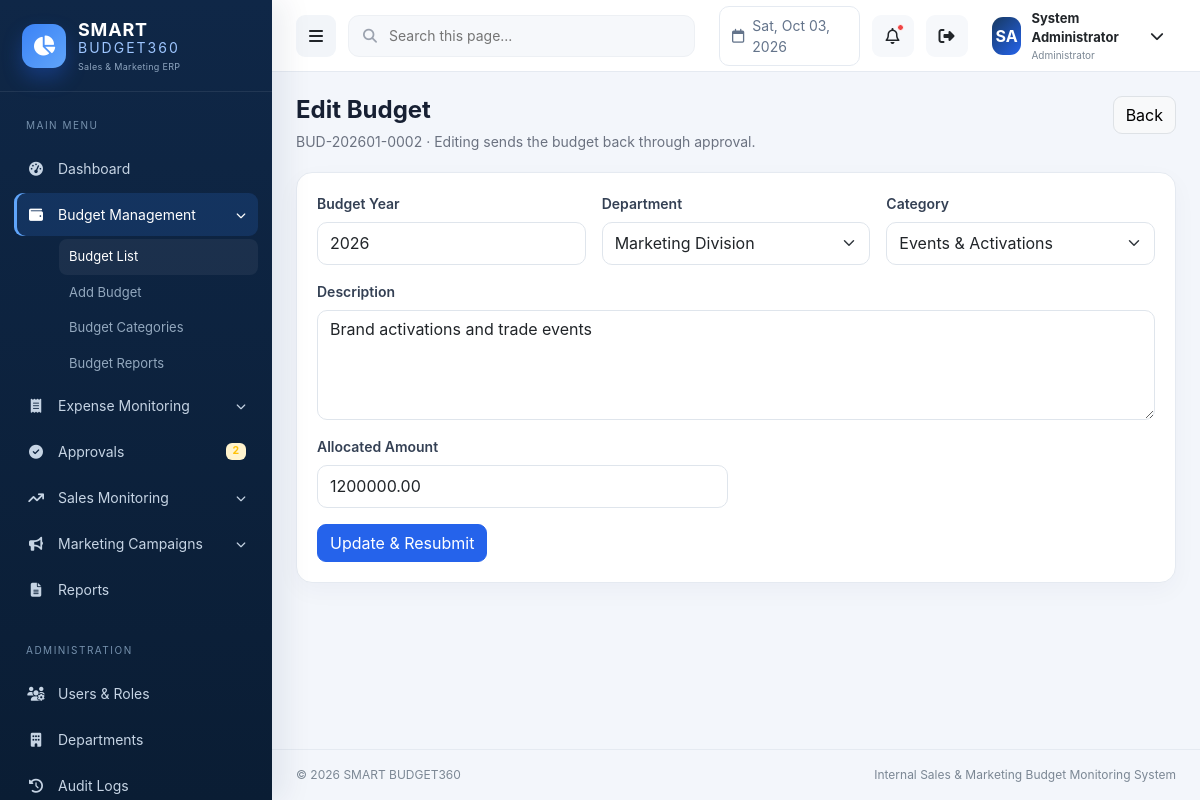
Page /budget/edit.php?id=2 (signed in) on the committed database.
### tables this page shows
CREATE TABLE budgets (
  id INT UNSIGNED AUTO_INCREMENT PRIMARY KEY,
  budget_code VARCHAR(30) NOT NULL UNIQUE,
  budget_year SMALLINT UNSIGNED NOT NULL,
  department_id INT UNSIGNED NOT NULL,
  category_id INT UNSIGNED NOT NULL,
  description VARCHAR(500) NOT NULL,
  allocated_amount DECIMAL(15,2) NOT NULL DEFAULT 0,
  approval_status ENUM('Pending','Approved','Rejected') NOT NULL DEFAULT 'Pending',
  created_by INT UNSIGNED NOT NULL,
  created_at TIMESTAMP DEFAULT CURRENT_TIMESTAMP,
  updated_at TIMESTAMP DEFAULT CURRENT_TIMESTAMP ON UPDATE CURRENT_TIMESTAMP,
  CONSTRAINT fk_budget_department FOREIGN KEY (department_id) REFERENCES departments(id),
  CONSTRAINT fk_budget_category FOREIGN KEY (category_id) REFERENCES budget_categories(id),
  CONSTRAINT fk_budget_creator FOREIGN KEY (created_by) REFERENCES users(id),
  INDEX idx_budget_year_status (budget_year,approval_status), INDEX idx_budget_department (department_id)
);

CREATE TABLE departments (
  id INT UNSIGNED AUTO_INCREMENT PRIMARY KEY,
  name VARCHAR(120) NOT NULL UNIQUE,
  code VARCHAR(20) NOT NULL UNIQUE,
  is_active TINYINT(1) NOT NULL DEFAULT 1,
  created_at TIMESTAMP DEFAULT CURRENT_TIMESTAMP,
  updated_at TIMESTAMP DEFAULT CURRENT_TIMESTAMP ON UPDATE CURRENT_TIMESTAMP
);

CREATE TABLE budget_categories (
  id INT UNSIGNED AUTO_INCREMENT PRIMARY KEY,
  name VARCHAR(120) NOT NULL UNIQUE,
  description VARCHAR(255) NULL,
  is_active TINYINT(1) NOT NULL DEFAULT 1,
  created_at TIMESTAMP DEFAULT CURRENT_TIMESTAMP
);

### includes/functions.php (called while the page is built, shortened)
<?php
function db(): PDO
{
    static $pdo = null;
    if (!$pdo) {
        $pdo = (new Database())->connect();
    }
    return $pdo;
}
function e(?string $value): string
{
    return htmlspecialchars((string)$value, ENT_QUOTES, 'UTF-8');
}
function url(string $path = ''): string
{
    return BASE_URL . ($path ? '/' . ltrim($path, '/') : '');
}
function departments(): array
{
    return db()->query('SELECT id, name FROM departments WHERE is_active = 1 ORDER BY name')->fetchAll();
}
function categories(): array
{
    return db()->query('SELECT id, name FROM budget_categories WHERE is_active = 1 ORDER BY name')->fetchAll();
}

### budget/edit.php (the view, shortened to what this page needs)
<?php
$id=(int)($_GET['id']??0);$s=db()->prepare('SELECT * FROM budgets WHERE id=?');$s->execute([$id]);$b=$s->fetch();if(!$b){flash('danger','Budget not found.');redirect('budget/index.php');}
$departments=departments();$categories=categories();require ROOT_PATH.'/includes/header.php';?>
<div class="page-head"><div><h1>Edit Budget</h1><p><?= e($b['budget_code']) ?> · Editing sends the budget back through approval.</p></div><a href="<?= e(url('budget/index.php')) ?>" class="btn btn-light border">Back</a></div><?php if($errors):?><div class="alert alert-danger"><?= e(implode(' ',$errors)) ?></div><?php endif; ?><div class="card-panel"><div class="card-body"><form method="post"><?= csrf_field() ?><div class="row g-3"><div class="col-md-4"><label class="form-label">Budget Year</label><input class="form-control" type="number" name="budget_year" value="<?= e($_POST['budget_year']??$b['budget_year']) ?>" required></div><div class="col-md-4"><label class="form-label">Department</label><select class="form-select" name="department_id"><?php foreach($departments as $d):?><option value="<?=$d['id']?>" <?=((int)($_POST['department_id']??$b['department_id'])===$d['id'])?'selected':''?>><?=e($d['name'])?></option><?php endforeach;?></select></div><div class="col-md-4"><label class="form-label">Category</label><select class="form-select" name="category_id"><?php foreach($categories as $c):?><option value="<?=$c['id']?>" <?=((int)($_POST['category_id']??$b['category_id'])===$c['id'])?'selected':''?>><?=e($c['name'])?></option><?php endforeach;?></select></div><div class="col-12"><label class="form-label">Description</label><textarea class="form-control" rows="4" name="description" required><?=e($_POST['description']??$b['description'])?></textarea></div><div class="col-md-6"><label class="form-label">Allocated Amount</label><input class="form-control" type="number" step="0.01" min=".01" name="allocated_amount" value="<?=e($_POST['allocated_amount']??$b['allocated_amount'])?>" required></div><div class="col-12"><button class="btn btn-primary">Update & Resubmit</button></div></div></form></div></div><?php require ROOT_PATH.'/includes/footer.php';?>

### assets/css/app.css (style rules this page uses)
:root { --navy:#0f2747;--navy2:#173961;--royal:#2563eb;--green:#16a34a;--orange:#f59e0b;--purple:#7c3aed; --surface:#ffffff;--bg:#f3f6fb;--text:#172033;--muted:#6b7280;--border:#e5eaf1;--sidebar:272px;--topbar:72px; }
* { box-sizing:border-box }
body { margin:0;background:var(--bg);color:var(--text);font-family:Inter,Segoe UI,Arial,sans-serif;font-size:14px }
.page-head { display:flex;align-items:flex-start;justify-content:space-between;gap:16px;margin-bottom:20px }
.page-head h1 { font-size:24px;font-weight:750;margin:0 }
.page-head p { margin:6px 0 0;color:var(--muted) }
.card-panel { background:#fff;border:1px solid var(--border);border-radius:16px;box-shadow:0 8px 24px rgba(15,39,71,.035) }
.card-panel .card-body { padding:20px }
.form-label { font-weight:600;color:#344054 }
.form-control,.form-select { border-color:#dfe5ec;min-height:43px;border-radius:10px }
.btn { border-radius:9px }
.btn-primary { background:#2563eb;border-color:#2563eb }

### rows in the picture
budgets: budget_code "BUD-202601-0002", budget_year "2026", department_id "Marketing Division", category_id "Events & Activations", description "Brand activations and trade events", allocated_amount "1200000.00"

### other values in the picture
$pendingApprovalCount "2"
role_name() "Administrator"
